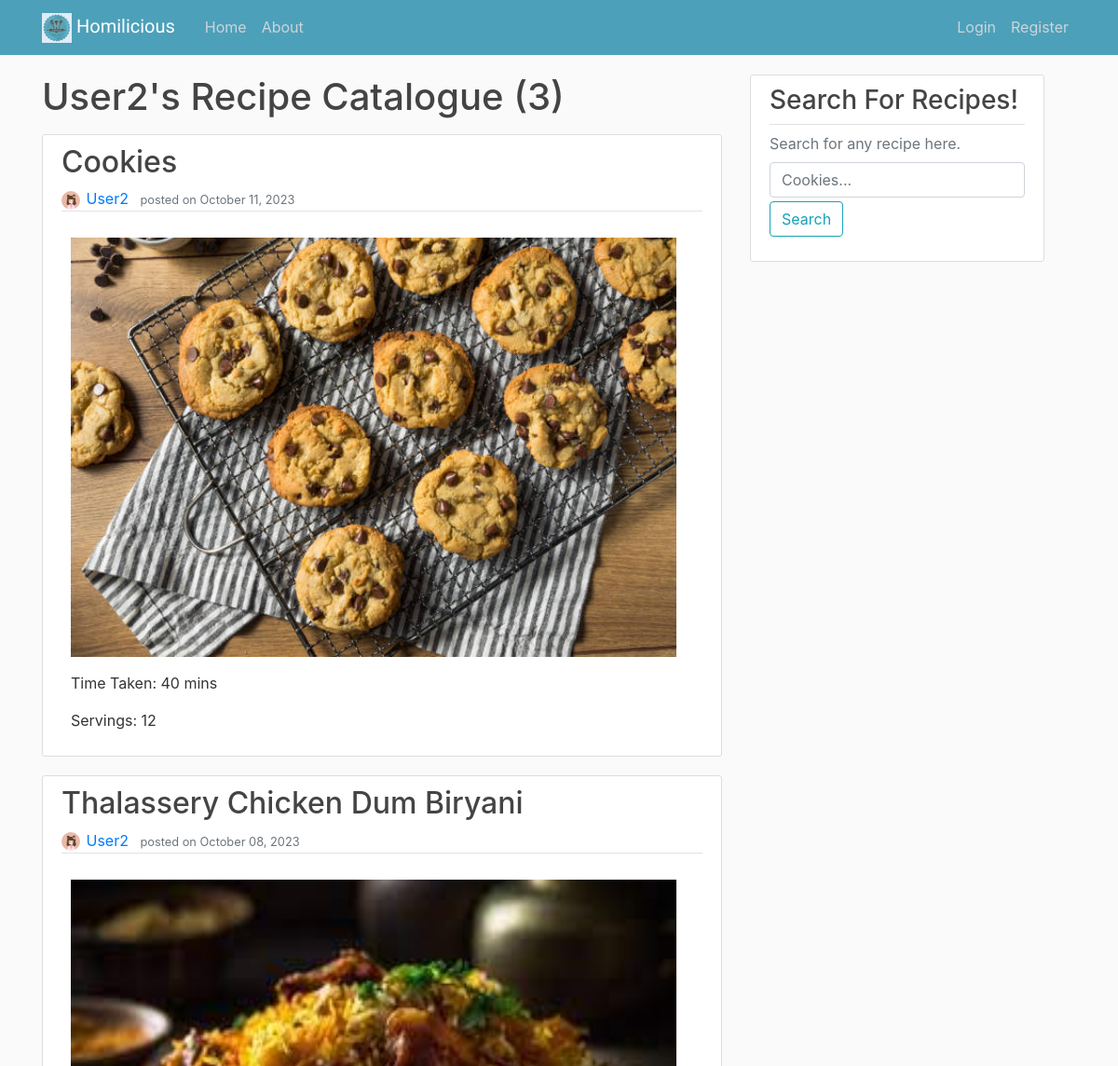
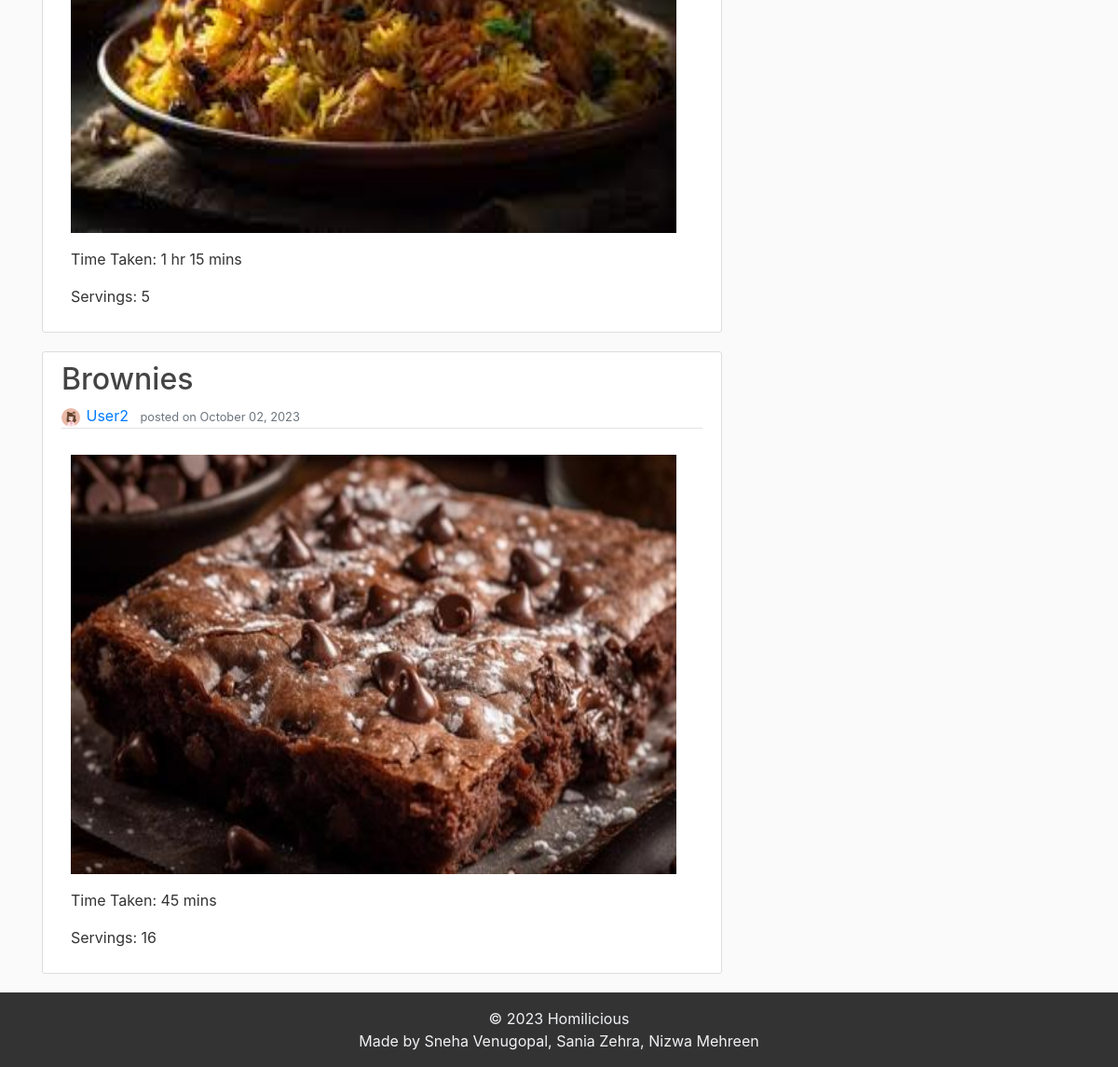
Screenshot of /recipe/User2/ with the database file from the repository (2 pictures, top to bottom).
### recipes/models.py (models this page shows, shortened)
class Recipe(models.Model):
    recipe_name = models.CharField(max_length=100)
    author = models.ForeignKey(User, on_delete=models.CASCADE)
    content = models.TextField()
    date_posted = models.DateTimeField(default=timezone.now)
    recipe_img = models.ImageField(upload_to="recipe_images")
    total_time = models.CharField(max_length=20)
    servings = models.PositiveIntegerField()

### users/models.py (models this page shows, shortened)
class Profile(models.Model):
    user = models.OneToOneField(User, on_delete=models.CASCADE)
    profile_pic = models.ImageField(default='profile_pics/default.jpg', upload_to='profile_pics')

### recipes/views.py (the view)
# urls.py: path('recipe/<str:username>/', UserRecipeListView.as_view(), name='user_recipes'),
class UserRecipeListView(ListView):
    model = Recipe
    template_name = 'recipes/user_recipes.html'
    context_object_name = 'recipes'
    paginate_by = 3
    def get_queryset(self):
        user = get_object_or_404(User, username=self.kwargs.get('username'))
        return Recipe.objects.filter(author=user).order_by('-date_posted')

### recipes/templates/recipes/user_recipes.html (shortened to what this page needs)
{% extends "recipes/base.html" %}
{% block content %}
    <h1 class="mb-3">{{ view.kwargs.username }}'s Recipe Catalogue ({{ page_obj.paginator.count }})</h1>
    {% for recipe in recipes %}
        <article class="media content-section">
          <div class="media-body">
            <h2><a class="article-title" href="{% url 'recipe_detail' recipe.id %}">{{ recipe.recipe_name }}</a></h2>
            <div class="article-metadata">
              <img style="width: 20px; height: 20px;" class="smaller-image rounded-circle article-img" src="{{ recipe.author.profile.profile_pic.url }}">
              <a class="mr-2" href="{% url 'user_recipes' recipe.author.username %}">{{ recipe.author }}</a>
              <small class="text-muted">posted on {{ recipe.date_posted|date:"F d, Y" }}</small>
            </div>
            <p class="article-content">
              <img src="{{ recipe.recipe_img.url }}" alt="Recipe Image" width="650" height="450">
            </p>
            <p class="article-content">Time Taken: {{ recipe.total_time }}</p>
            <p class="article-content">Servings: {{ recipe.servings }}</p>
          </div>
        </article>
    {% endfor %}
{% endblock content %}

### recipes/static/recipes/style.css (style rules this page uses)
body { min-height: 100vh; display: flex; flex-direction: column; background: #fafafa; color: #333333; margin-top: 5rem; }
h1, h2, h3, h4, h5, h6 { color: #444444; }
.content-section { background: #ffffff; padding: 10px 20px; border: 1px solid #dddddd; border-radius: 3px; margin-bottom: 20px; }
.article-title { color: #444444; }
.article-content { white-space: pre-line; margin-left: 10px; }
.article-img { height: 65px; width: 65px; margin-right: 2px; }
.article-metadata { padding-bottom: 1px; margin-bottom: 4px; border-bottom: 1px solid #e3e3e3 }

### rows the page displays
Recipe: recipe_name "Cookies", author.profile.profile_pic (picture), author "User2", date_posted "October 11, 2023", recipe_img (picture), total_time "40 mins", servings "12"
Recipe: recipe_name "Thalassery Chicken Dum Biryani", author.profile.profile_pic (picture), author "User2", date_posted "October 08, 2023", recipe_img (picture), total_time "1 hr 15 mins", servings "5"
Recipe: recipe_name "Brownies", author.profile.profile_pic (picture), author "User2", date_posted "October 02, 2023", recipe_img (picture), total_time "45 mins", servings "16"

### other values shown
{{ view.kwargs.username }} "User2"
{{ page_obj.paginator.count }} "3"
